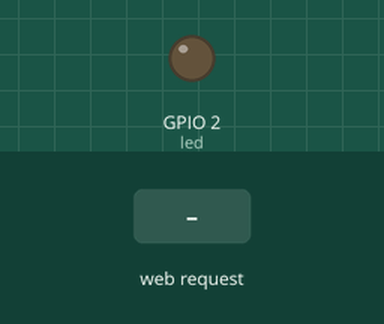
This sketch was run on a simulated ESP32. On the bench: output pins drawn as LEDs (lit = HIGH). Inputs (shaded band) come from the test bench. WiFi joins after 1.5 s; servers stay silent unless stated; what the sketch prints to the serial monitor is not drawn.

Above: at 2.7 s.
2.8 s: HTTP request GET /ON25 received
At 3.7 s:
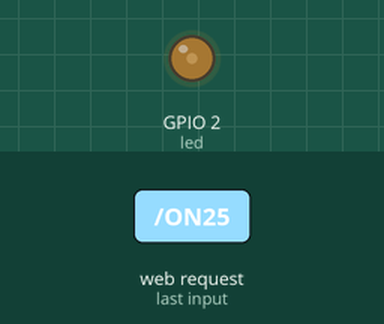
4.3 s: HTTP request GET /ON50 received
At 4.9 s:
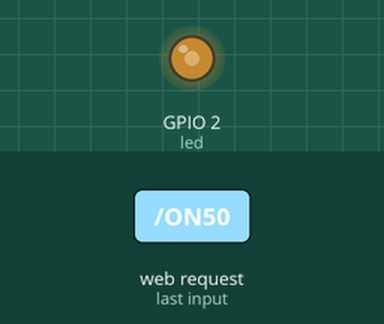
5.8 s: HTTP request GET /ON75 received
At 6.1 s:
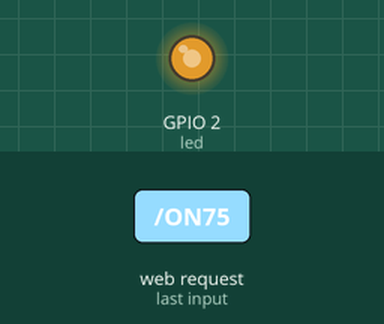
7.3 s: HTTP request GET /ON100 received
At 8.4 s:
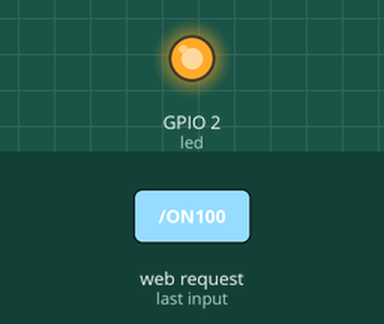
Timing chart, 0 to 9.8 s (numbered marks = the images above; inputs shaded):
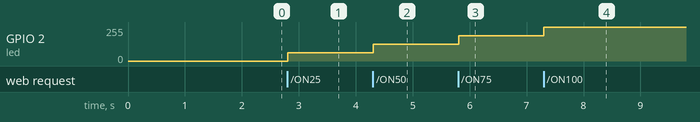

Measured:
- after the input at 2.8 s, GPIO 2 (led): 0/255 → 63/255 at once
- after the input at 4.3 s, GPIO 2 (led): 63/255 → 127/255 at once
- after the input at 5.8 s, GPIO 2 (led): 127/255 → 190/255 at once
- after the input at 7.3 s, GPIO 2 (led): 190/255 → 255/255 at once

The sketch:

Practica_5-LEDyAppESP32CAM.ino
```cpp
//Librería para WiFi
#include <WiFi.h>

// Credenciales para la conexión a una Red
const char* ssid = "ARRIS-BF02";
const char* password = "F96BB15D4E937789";

// # de puerto (80)
WiFiServer server(80);

//Configuración de IP estática:
IPAddress local_IP(192, 168, 0, 20);
IPAddress gateway(192, 168, 0, 1);
IPAddress subnet(255, 255, 255, 0);

// Variable para obtener el final del URL
String peticionHTML;

//LED para la práctica:
const int led = 2;

//Propiedades para PWM
int freq = 5000; //Frecuencia Hz
int ledChannel = 0; //Canal
int resolution = 8; //Resolucion 8bits

//Brillo del LED
int brillo;


// Tiempo a transcurrir
unsigned long currentTime = millis();
// Tiempo anterior
unsigned long previousTime = 0;
// Se define el tiempo de salida en milisegundos (ejemplo: 2000ms = 2s)
const long timeoutTime = 2000;

//Inicia el SETUP
void setup() {
  //Se inicia el Serial
  Serial.begin(115200);
  //Puerto a utilizar con ledcSetup & ledcAttachPin
  ledcSetup(ledChannel, freq, resolution);
  ledcAttachPin(led, ledChannel);

  // Establecimiento de la IP estática.
  if (!WiFi.config(local_IP, gateway, subnet)) {
    Serial.println("Fallo en la configuración.");
  }

  // Conecta a la red wifi.
  Serial.println("*************");
  Serial.print("Conectando con ");
  Serial.println(ssid);

  WiFi.begin(ssid, password);

  while (WiFi.status() != WL_CONNECTED) {
    delay(500);
    Serial.print(".");
  }
  Serial.println("Conexion Aceptada.");

  // Inicio del Servidor web.
  server.begin();
  Serial.println("Servidor web iniciado.");

  // Esta es la IP
  Serial.print("Direccion IP --> ");
  Serial.print("http://");
  Serial.print(WiFi.localIP());
  Serial.println("/");

}//Fin del SETUP

void loop() {
  WiFiClient client = server.available();   // Listo para recibir clientes (usuarios)

  if (client) {                             // Si hay usuarios, comienza
    currentTime = millis();
    previousTime = currentTime;
    Serial.println("Nuevo Cliente/Usuario.");          // Bandera - Hay un usuario
    String currentLine = "";                // Variable auxiliar para recibir cadenas del cliente
    while (client.connected() && currentTime - previousTime <= timeoutTime) {  // Ciclo para realizar tareas mientras el cliente este conectado
      currentTime = millis();
      if (client.available()) {             // Si se lee algo del Cliente/Usuario
        char c = client.read();             // Variable Auxiliar para leer los bytes
        Serial.write(c);                    // Se imprime el contenido de 'c' en el monitor serial
        peticionHTML += c;
        if (c == '\n') {                    // Si el byte es un salto de línea, entra en la siguiente sentencia

          if (currentLine.length() == 0) { // Si la longitud de la línea es igual a 0, entra en la siguiente sentencia

            // Apagado/Encendido de LEDs (puertos)
            if (peticionHTML.indexOf("ON25") >= 0) {
              Serial.println("Puerto GPIO 2 25%");
              brillo = pwmPorcentaje(25);
              ledcWrite(ledChannel, brillo);
              client.println("HTTP/1.1 200 OK");
              client.println("Content-type:text/html");
              client.println("Connection: close");
              client.println();
              client.println("<!DOCTYPE HTML>");
              client.println("<html>");
              client.println("Encendido GPIO 2 al 25% confirmado");
              client.println("</html>");
              client.stop(); //Cerramos la conexión
              delay(1); //Ponemos un retardo

            } else if (peticionHTML.indexOf("ON50") >= 0) {
              Serial.println("Puerto GPIO 2 50%");
              brillo = pwmPorcentaje(50);
              ledcWrite(ledChannel, brillo);
              client.println("HTTP/1.1 200 OK");
              client.println("Content-type:text/html");
              client.println("Connection: close");
              client.println();
              client.println("<!DOCTYPE HTML>");
              client.println("<html>");
              client.println("Encendido GPIO 2 al 50% confirmado");
              client.println("</html>");
              client.stop(); //Cerramos la conexión
              delay(1); //Ponemos un retardo

            } else if (peticionHTML.indexOf("ON75") >= 0) {
              Serial.println("Puerto GPIO 2 75%");
              brillo = pwmPorcentaje(75);
              ledcWrite(ledChannel, brillo);
              client.println("HTTP/1.1 200 OK");
              client.println("Content-type:text/html");
              client.println("Connection: close");
              client.println();
              client.println("<!DOCTYPE HTML>");
              client.println("<html>");
              client.println("Encendido GPIO 2 al 75% confirmado");
              client.println("</html>");
              client.stop(); //Cerramos la conexión
              delay(1); //Ponemos un retardo

            } else if (peticionHTML.indexOf("ON100") >= 0) {
              Serial.println("Puerto GPIO 2 100%");
              brillo = pwmPorcentaje(100);
              ledcWrite(ledChannel, brillo);
              client.println("HTTP/1.1 200 OK");
              client.println("Content-type:text/html");
              client.println("Connection: close");
              client.println();
              client.println("<!DOCTYPE HTML>");
              client.println("<html>");
              client.println("Encendido GPIO 2 al 100% confirmado");
              client.println("</html>");
              client.stop(); //Cerramos la conexión
              delay(1); //Ponemos un retardo

            } else if (peticionHTML.indexOf("OFF2") >= 0) {
              Serial.println("Puerto GPIO 2 off");
              brillo = pwmPorcentaje(0);
              ledcWrite(ledChannel, brillo);
              client.println("HTTP/1.1 200 OK");
              client.println("Content-type:text/html");
              client.println("Connection: close");
              client.println();
              client.println("<!DOCTYPE HTML>");
              client.println("<html>");
              client.println("Apagado GPIO 2 confirmado");
              client.println("</html>");
              client.stop(); //Cerramos la conexión
              delay(1); //Ponemos un retardo

            }

            // Se manda un espacio para finalizar la página web
            client.println();
            //Se "salta" (rompe) el ciclo while
            break;
          } else { // Si se manda una nueva linea, le limpia la variable
            currentLine = "";
          }
        } else if (c != '\r') {  // Si se recibe algo diferente de un caracter, se retorna
          currentLine += c;      // y se añade
        }
      }
    }
    // Se limpia la peticion
    peticionHTML = "";
    // Se cierra la conexión

    Serial.println("Cliente desconectado.");
    Serial.println("");
  }
}//Fin del LOOP

int pwmPorcentaje(int valor) {
  valor = (valor * 255) / 100;
  return valor;
}
```
